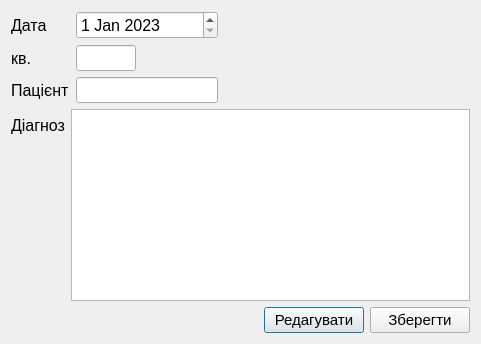
<?xml version="1.0" encoding="UTF-8"?>
<ui version="4.0">
 <class>Dialog_view_diag</class>
 <widget class="QDialog" name="Dialog_view_diag">
  <property name="geometry">
   <rect>
    <x>0</x>
    <y>0</y>
    <width>500</width>
    <height>0</height>
   </rect>
  </property>
  <property name="minimumSize">
   <size>
    <width>0</width>
    <height>0</height>
   </size>
  </property>
  <property name="windowTitle">
   <string>Dialog</string>
  </property>
  <layout class="QFormLayout" name="formLayout_2">
   <item row="0" column="0">
    <layout class="QGridLayout" name="gridLayout">
     <item row="1" column="1">
      <widget class="QLineEdit" name="apart_view_diag">
       <property name="sizePolicy">
        <sizepolicy hsizetype="Fixed" vsizetype="Fixed">
         <horstretch>0</horstretch>
         <verstretch>0</verstretch>
        </sizepolicy>
       </property>
       <property name="maximumSize">
        <size>
         <width>60</width>
         <height>16777215</height>
        </size>
       </property>
       <property name="font">
        <font>
         <pointsize>11</pointsize>
        </font>
       </property>
      </widget>
     </item>
     <item row="0" column="0">
      <widget class="QLabel" name="label_10_view">
       <property name="font">
        <font>
         <pointsize>12</pointsize>
        </font>
       </property>
       <property name="layoutDirection">
        <enum>Qt::LeftToRight</enum>
       </property>
       <property name="styleSheet">
        <string notr="true"/>
       </property>
       <property name="text">
        <string>Дата</string>
       </property>
       <property name="textFormat">
        <enum>Qt::PlainText</enum>
       </property>
       <property name="margin">
        <number>2</number>
       </property>
      </widget>
     </item>
     <item row="2" column="0">
      <widget class="QLabel" name="label_12_view">
       <property name="font">
        <font>
         <pointsize>12</pointsize>
        </font>
       </property>
       <property name="layoutDirection">
        <enum>Qt::LeftToRight</enum>
       </property>
       <property name="text">
        <string>Пацієнт</string>
       </property>
       <property name="textFormat">
        <enum>Qt::PlainText</enum>
       </property>
       <property name="margin">
        <number>2</number>
       </property>
      </widget>
     </item>
     <item row="2" column="1">
      <widget class="QLineEdit" name="patient_view_diag">
       <property name="sizePolicy">
        <sizepolicy hsizetype="Fixed" vsizetype="Fixed">
         <horstretch>0</horstretch>
         <verstretch>0</verstretch>
        </sizepolicy>
       </property>
       <property name="font">
        <font>
         <pointsize>11</pointsize>
        </font>
       </property>
      </widget>
     </item>
     <item row="0" column="1">
      <widget class="QDateEdit" name="dateEdit_view_diag">
       <property name="sizePolicy">
        <sizepolicy hsizetype="Fixed" vsizetype="Fixed">
         <horstretch>0</horstretch>
         <verstretch>0</verstretch>
        </sizepolicy>
       </property>
       <property name="minimumSize">
        <size>
         <width>142</width>
         <height>0</height>
        </size>
       </property>
       <property name="font">
        <font>
         <pointsize>12</pointsize>
        </font>
       </property>
       <property name="date">
        <date>
         <year>2023</year>
         <month>1</month>
         <day>1</day>
        </date>
       </property>
      </widget>
     </item>
     <item row="1" column="0">
      <widget class="QLabel" name="label_11_view">
       <property name="font">
        <font>
         <pointsize>12</pointsize>
        </font>
       </property>
       <property name="layoutDirection">
        <enum>Qt::LeftToRight</enum>
       </property>
       <property name="text">
        <string>кв.</string>
       </property>
       <property name="textFormat">
        <enum>Qt::PlainText</enum>
       </property>
       <property name="margin">
        <number>2</number>
       </property>
      </widget>
     </item>
    </layout>
   </item>
   <item row="1" column="0" colspan="2">
    <layout class="QFormLayout" name="formLayout">
     <item row="0" column="0">
      <widget class="QLabel" name="label_13_view">
       <property name="font">
        <font>
         <pointsize>12</pointsize>
        </font>
       </property>
       <property name="layoutDirection">
        <enum>Qt::LeftToRight</enum>
       </property>
       <property name="text">
        <string>Діагноз</string>
       </property>
       <property name="textFormat">
        <enum>Qt::PlainText</enum>
       </property>
       <property name="margin">
        <number>2</number>
       </property>
      </widget>
     </item>
     <item row="0" column="1">
      <widget class="QTextEdit" name="diagnosis_view_diag">
       <property name="font">
        <font>
         <pointsize>11</pointsize>
        </font>
       </property>
      </widget>
     </item>
    </layout>
   </item>
   <item row="2" column="1">
    <layout class="QHBoxLayout" name="horizontalLayout">
     <item>
      <spacer name="horizontalSpacer">
       <property name="orientation">
        <enum>Qt::Horizontal</enum>
       </property>
       <property name="sizeHint" stdset="0">
        <size>
         <width>40</width>
         <height>20</height>
        </size>
       </property>
      </spacer>
     </item>
     <item>
      <widget class="QPushButton" name="editButton_view">
       <property name="minimumSize">
        <size>
         <width>100</width>
         <height>0</height>
        </size>
       </property>
       <property name="maximumSize">
        <size>
         <width>100</width>
         <height>16777215</height>
        </size>
       </property>
       <property name="font">
        <font>
         <pointsize>11</pointsize>
        </font>
       </property>
       <property name="text">
        <string>Редагувати</string>
       </property>
      </widget>
     </item>
     <item>
      <widget class="QPushButton" name="saveButton_view">
       <property name="minimumSize">
        <size>
         <width>100</width>
         <height>0</height>
        </size>
       </property>
       <property name="maximumSize">
        <size>
         <width>100</width>
         <height>16777215</height>
        </size>
       </property>
       <property name="font">
        <font>
         <pointsize>11</pointsize>
        </font>
       </property>
       <property name="text">
        <string>Зберегти</string>
       </property>
      </widget>
     </item>
    </layout>
   </item>
  </layout>
 </widget>
 <resources/>
 <connections/>
</ui>
